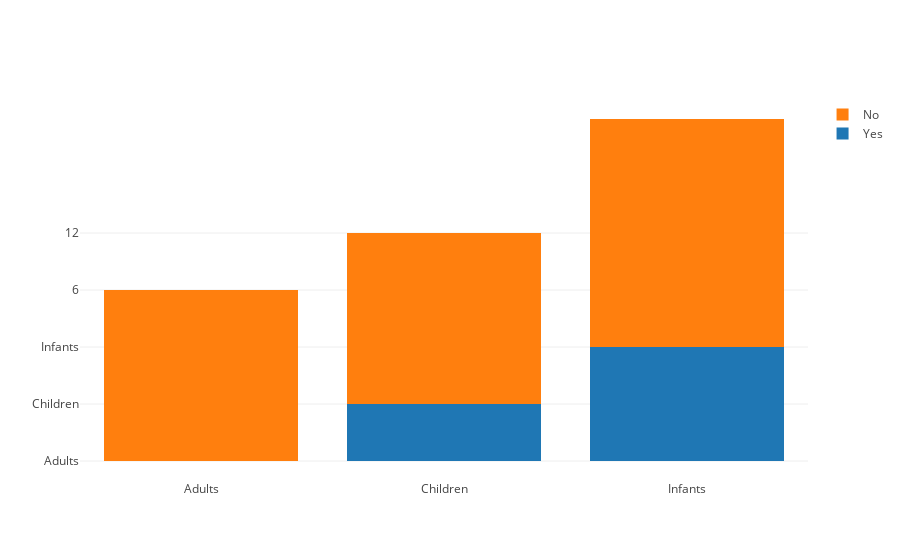

Notebook code cell kept with this figure:
### Markdown cell above
## Segmented bar chart

### Code cell
val ageCol = sdf.select("Age").collect().map(_(0).asInstanceOf[String]).toSeq
val yesCol = sdf.select("Yes").collect().map(_(0).asInstanceOf[Int]).toSeq
val noCol = sdf.select("No").collect().map(_(0).asInstanceOf[Int]).toSeq

val data = Seq(
    Bar(x=ageCol, y=ageCol, name="Yes"),
    Bar(x=ageCol, y=noCol, name="No"),
)
val layout = Layout(barmode=BarMode.Stack)

plot(data, layout)

### Figure 1 — Plotly figure (JSON) as saved in the notebook; plotly's stock layout.template omitted (floating-point values rounded to 4 significant figures)
{"data": [{"name": "Yes", "type": "bar", "x": ["Adults", "Children", "Infants"], "y": ["Adults", "Children", "Infants"]}, {"name": "No", "type": "bar", "x": ["Adults", "Children", "Infants"], "y": [6, 6, 12]}], "layout": {"barmode": "stack"}}
